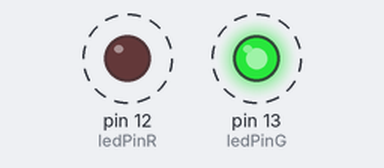
Simulated run of this sketch. Board: Arduino Uno, built with avr-gcc and run on an emulated ATmega328P. Shown: output pins drawn as LEDs (lit = HIGH). Dashed ring = blinking.

Above: at 0.1 s.
Timing chart, 0 to 3.0 s (numbered marks = the images above):
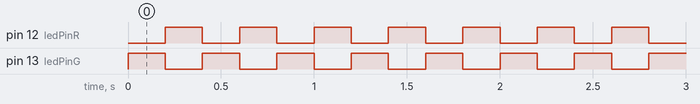

Measured:
- by itself, pin 12 (ledPinR), pin 13 (ledPinG): alternates HIGH for 0.20 s and LOW for 0.20 s

The sketch:

LightBlinking_Ambulance_.ino
```cpp
int ledPinG = 13;
int ledPinR = 12;
void setup()
{
  pinMode(ledPinG, OUTPUT);
  pinMode(ledPinR, OUTPUT);
}

void loop()
{
  digitalWrite(ledPinG, HIGH);
  digitalWrite(ledPinR, LOW);
  delay(200);
  digitalWrite(ledPinR, HIGH);
  digitalWrite(ledPinG, LOW);
  delay(200);

}
```
